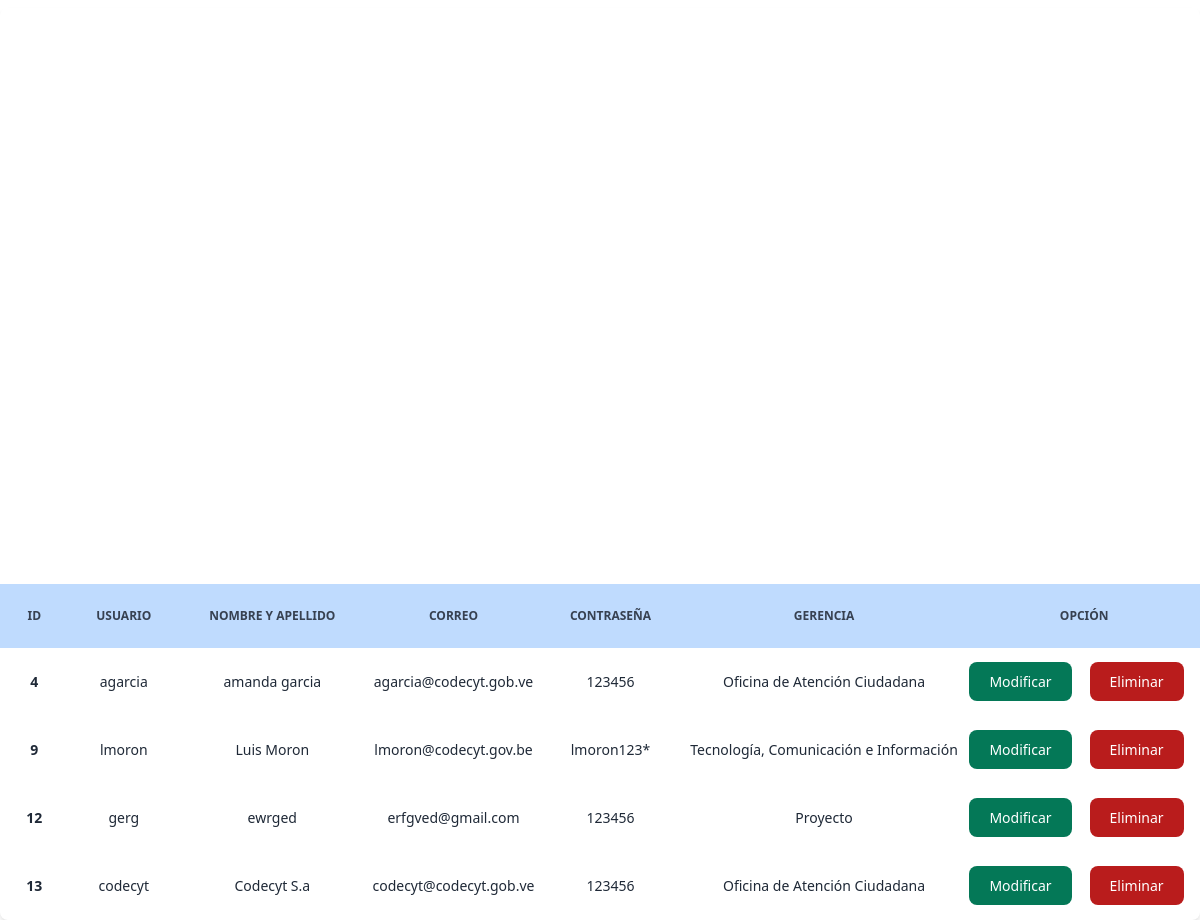
/php/modificar.php, run on the app's committed database.
### tables this page shows
CREATE TABLE `user` (
  `id` int(11) NOT NULL,
  `fullname` varchar(500) NOT NULL,
  `username` varchar(100) NOT NULL,
  `email` varchar(255) NOT NULL,
  `password` varchar(255) NOT NULL,
  `id_permisos` int(11) NOT NULL,
  `created_at` datetime NOT NULL
);

CREATE TABLE `permisos` (
  `id_permisos` int(10) NOT NULL,
  `gerencia` varchar(500) NOT NULL
);

### php/modificar.php (the view, shortened to what this page needs)
<!DOCTYPE html>
<html lang="es">
<head>
    <link rel="stylesheet" href="https://cdnjs.cloudflare.com/ajax/libs/tailwindcss/2.2.19/tailwind.min.css">
</head>
<body>
    <div class="overflow-x-auto relative shadow-md sm:rounded-lg"  >
    <table class="w-full text-sm text-left text-gray-800 dark:text-gray-400 border-solid border-gray-600">
        <thead class="text-xs text-gray-700 uppercase bg-blue-200 dark:bg-gray-700 dark:text-gray-400">
            <tr class="">
         <th scope="col" class="py-3 px-6 text-center" >ID</th>
            <th scope="col" class="py-3 px-6 text-center">Usuario</th>
            <th scope="col" class="py-3 px-6 text-center">Nombre y Apellido</th>
            <th scope="col" class="py-3 px-6 text-center">Correo</th>
            <th scope="col" class="py-3 px-6 text-center">Contraseña</th>
            <th scope="col" class="py-6 px-6 text-center">Gerencia</th>
            <th colspan="2" scope="col" class="py-3 px-6 text-center">Opción</th>
        </thead>
<?php
include "conexion.php";
$consultar = "SELECT user.id, user.username, user.fullname, user.email, user.password, permisos.gerencia, permisos.id_permisos FROM user, permisos WHERE (user.id_permisos = permisos.id_permisos)  order by id ";
$resultado = mysqli_query($con, $consultar) or die (mysqli_error($con));
while($filas= $resultado->fetch_assoc())
{
    echo "<tr class='py-3 px-6'>";
    echo "<tbody >";
    echo "<td  class='py-6 px-6 text-center'>"; echo "<b>"; echo $filas ['id']; echo"</b>"; echo "</td>"; echo "<br>";
        echo "<td class='text-center' >"; echo $filas ['username']; echo "</td>"; echo "<br>";
        echo "<td class='text-center'>"; echo $filas ['fullname']; echo "</td>"; echo "<br>";
        echo "<td class='text-center'>"; echo $filas ['email']; echo "</td>"; echo "<br>";
        echo "<td class= 'text-center'>"; echo $filas ['password']; echo "</td>"; echo "<br>";
        echo "<td class='text-center'>"; echo $filas ['gerencia']; echo "</td>"; echo "<br>";
        echo "<td> <a href='modificar-usuario.php?id=".$filas['id']."'> <buttom type= 'buttom' class='focus:outline-none text-white bg-green-700 hover:bg-green-800 focus:ring-4 focus:ring-green-300 font-medium rounded-lg text-sm px-5 py-2.5 mr-2 mb-2 dark:bg-green-600 dark:hover:bg-green-700 dark:focus:ring-green-800'> Modificar </buttom> </a> </td>";
        echo "<td> <a href='eliminar.php?id=".$filas['id']."'> <buttom type= 'buttom' class='focus:outline-none text-white bg-red-700 hover:bg-red-800 focus:ring-4 focus:ring-red-300 font-medium rounded-lg text-sm px-5 py-2.5 mr-2 mb-2 dark:bg-red-600 dark:hover:bg-red-700 dark:focus:ring-red-900'> Eliminar </buttom> </a> </td>";
    echo "</tbody>";
        echo "</tr>";
}
?>
</table>
</div>
</body>
</html>

### data on the page
user: id "4", username "agarcia", fullname "amanda garcia", email "agarcia@codecyt.gob.ve", password "123456", id_permisos.gerencia "Oficina de Atención Ciudadana"
user: id "9", username "lmoron", fullname "Luis Moron", email "lmoron@codecyt.gov.be", password "lmoron123*", id_permisos.gerencia "Tecnología, Comunicación e Información"
user: id "12", username "gerg", fullname "ewrged", email "erfgved@gmail.com", password "123456", id_permisos.gerencia "Proyecto"
user: id "13", username "codecyt", fullname "Codecyt S.a", email "codecyt@codecyt.gob.ve", password "123456", id_permisos.gerencia "Oficina de Atención Ciudadana"
